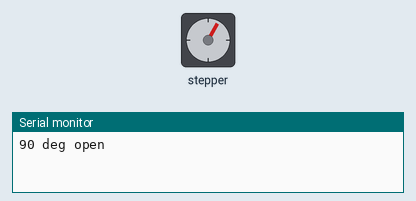
Recording of a sketch running on a simulated Arduino Uno, built with avr-gcc and run on an emulated ATmega328P. On the bench: stepper motor, the last lines printed to the serial monitor. Stepper angles assume 2048 steps per turn.

Above: at 0.7 s.
At 1.9 s:
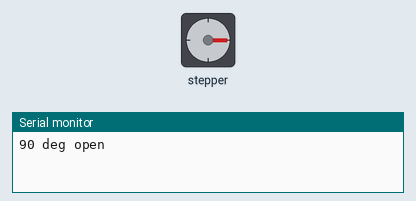
At 3.8 s:
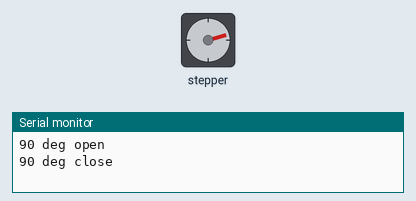
At 5.3 s:
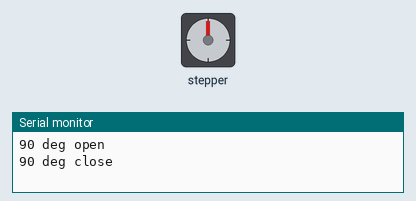
Timing chart, 0 to 6.8 s (numbered marks = the images above):
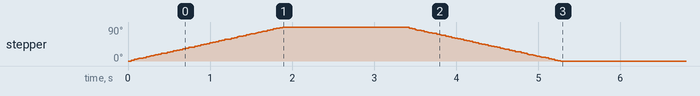

The sketch:

stepper_90_test.ino
```cpp
#include <Stepper.h>

const int STEPS_PER_REV = 2048;
const int STEPS_90 = STEPS_PER_REV / 4;  // 512

#define IN1 15
#define IN2 16
#define IN3 17
#define IN4 18

Stepper lid(STEPS_PER_REV, IN1, IN3, IN2, IN4);

void setup() {
  Serial.begin(115200);
  lid.setSpeed(8);  // start slow; raise later if torque/speed OK
  Serial.println("90 deg open");
  lid.step(STEPS_90);
  delay(1500);
  Serial.println("90 deg close");
  lid.step(-STEPS_90);
}

void loop() {}
```
